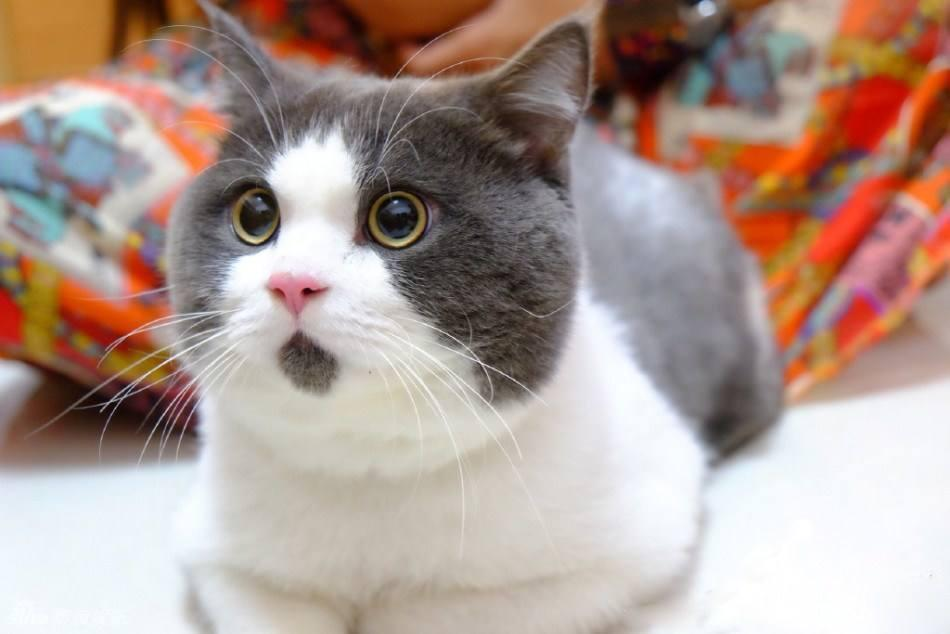
#> input picture segformer-pytorch/datasets/JPEGImages/1.jpg, 950 x 634 px, given as the content of the folder VOCdevkit/VOC2007/JPEGImages_1class, which was not available
$ python data_enhancement.py
#> lines starting #> are read from the running program, lines starting #| are printed output that depends on the picture; after the words box and inside, x2 and y2 are one past the last pixel; in counts of white or black regions, pixels touching at a corner belong together; pictures that were not available may be replaced by others from this repository, and a replacement may not be noted
import cv2
import numpy as np
import random
from PIL import Image, ImageEnhance
import matplotlib.pyplot as plt
import os
from tqdm import tqdm

# 随机缩放
def random_scale(image, label, scale_range=(0.8, 1.2)):

    scale = random.uniform(*scale_range)                                     # 随机生成缩放比例
    height, width = image.shape[:2]                                          # 获取原始图像尺寸
    new_size = (int(width * scale), int(height * scale))                     # 计算新的图像尺寸
    image = cv2.resize(image, new_size, interpolation=cv2.INTER_LINEAR)      # 按新尺寸缩放图像
    label = cv2.resize(label, new_size, interpolation=cv2.INTER_NEAREST)     # 按新尺寸缩放标签图像
    return image, label

# 随机噪音
def random_noise(image, noise_type='salt_pepper', mean=0, var=0.1, amount=0.02):

    if noise_type == 'gaussian':
        # 高斯噪音
        row, col, ch = image.shape
        sigma = var**0.5
        gauss = np.random.normal(mean, sigma, (row, col, ch))
        image = np.clip(image + gauss, 0, 255).astype(np.uint8)

    elif noise_type == 'salt_pepper':
        # 椒盐噪音
        image = np.copy(image)
        num_salt = int(amount * image.size * 0.5)
        num_pepper = int(amount * image.size * 0.5)

        # 添加盐噪声
        salt_coords = [random.randint(0, i-1) for i in image.shape]
        image[salt_coords[0], salt_coords[1], :] = 255

        # 添加胡椒噪声
        pepper_coords = [random.randint(0, i-1) for i in image.shape]
        image[pepper_coords[0], pepper_coords[1], :] = 0

    else:
        raise ValueError("Unsupported noise type. Use 'gaussian' or 'salt_pepper'.")
    return image

# 随机亮度
def random_brightness(image, brightness_range=(0.7, 1.3)):
    enhancer = ImageEnhance.Brightness(Image.fromarray(image))           # 创建亮度增强对象
    brightness = random.uniform(*brightness_range)                       # 在指定范围内生成随机亮度因子
    image = enhancer.enhance(brightness)                                 # 调整图像亮度
    return np.array(image)                                               # 转换图像格式并返回

# 随机翻转
def random_flip(image, label):
    # 随机水平翻转
    if random.random() > 0.5:
        image = cv2.flip(image, 1)
        label = cv2.flip(label, 1)

    # 随机垂直翻转
    if random.random() > 0.5:
        image = cv2.flip(image, 0)
        label = cv2.flip(label, 0)

    return image, label

# 随机裁剪
def random_crop(image, label, crop_size=(256, 256)):
    height, width = image.shape[:2]
    crop_h, crop_w = crop_size                          # 获取图像的高度和宽度

    if height > crop_h and width > crop_w:              # 获取图像的高度和宽度
        top = random.randint(0, height - crop_h)        #  随机生成裁剪的左上角坐标
        left = random.randint(0, width - crop_w)
        image = image[top: top + crop_h, left: left + crop_w]   # 从图像和标签中裁剪出指定大小的区域

        label = label[top: top + crop_h, left: left + crop_w]
    else:
        image = cv2.resize(image, crop_size, interpolation=cv2.INTER_LINEAR)
        label = cv2.resize(label, crop_size, interpolation=cv2.INTER_NEAREST)

    return image, label

# 随机旋转
def random_rotation(image, label, angle_range=(-30, 30)):
    angle = random.uniform(*angle_range)               # 在指定角度范围内随机生成旋转角度
    height, width = image.shape[:2]                    # 获取图像的高度和宽度
    matrix = cv2.getRotationMatrix2D((width // 2, height // 2), angle, 1)        # 计算旋转矩阵
    image = cv2.warpAffine(image, matrix, (width, height), flags=cv2.INTER_LINEAR, borderMode=cv2.BORDER_REFLECT)    # 应用旋转变换到图像
    label = cv2.warpAffine(label, matrix, (width, height), flags=cv2.INTER_NEAREST, borderMode=cv2.BORDER_REFLECT)   # 应用旋转变换到标签
    return image, label                               # 返回旋转后的图像和标签

def augment_image_and_label(image_path, label_path, crop_size=(256, 256)):
#> called with crop_size = (256, 256)
    image = cv2.imread(image_path)
#> image is the input picture: shape (634, 950, 3); mean B, G, R 145.1, 153.6, 174.3
    label = cv2.imread(label_path, 0)  # 读取标签图像，灰度模式
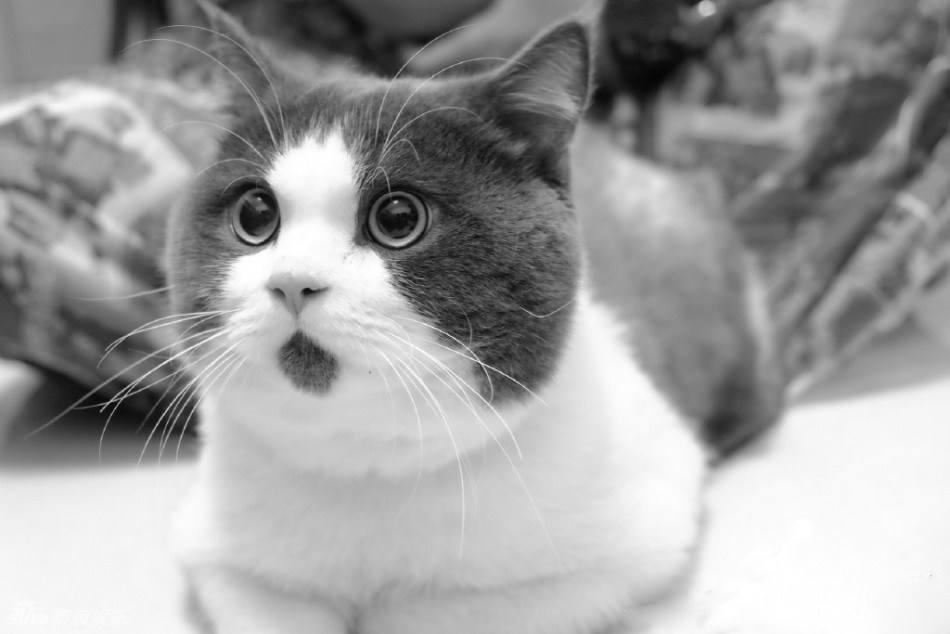
#> label: shape (634, 950); min 0, max 255, mean 158.8

    # 随机缩放
    image, label = random_scale(image, label)

    # 随机亮度
    image = random_brightness(image)
#> in random_brightness, `image = enhancer.enhance(brightness)`:
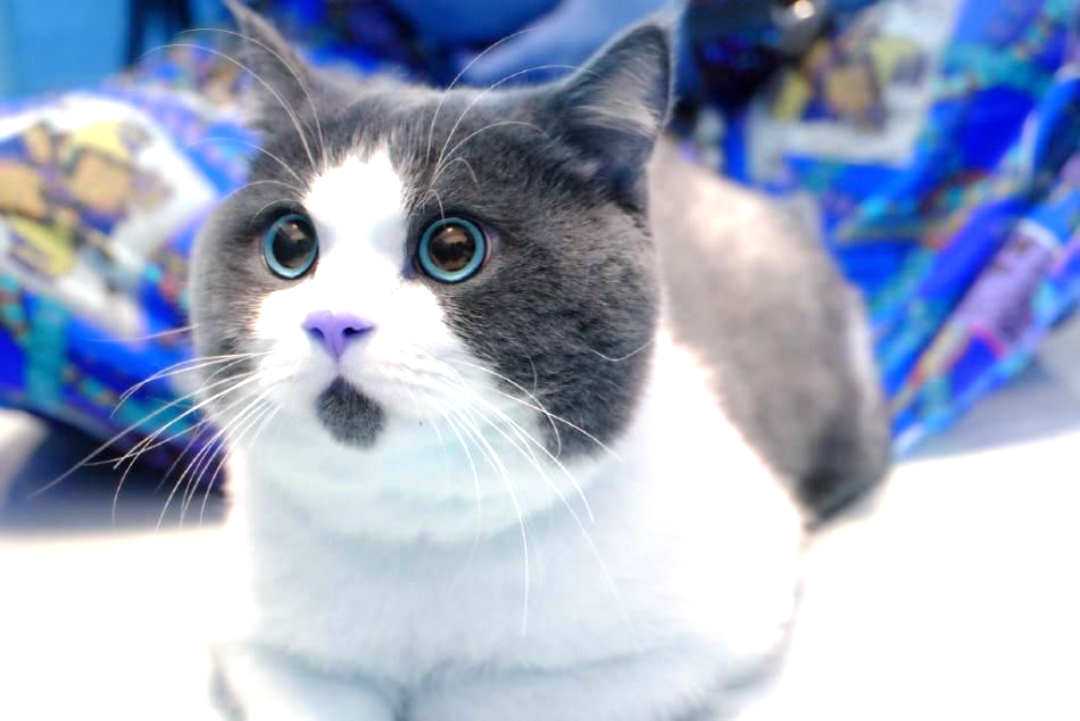
#> image: PIL image 1080x721 RGB; mean R, G, B 160.3, 171.1, 195.4

    # 随机翻转
    image, label = random_flip(image, label)

    # 随机旋转
    image, label = random_rotation(image, label)
#> in random_rotation, `image = cv2.warpAffine(image, matrix, (width, height), flags=cv2.INTER..`:
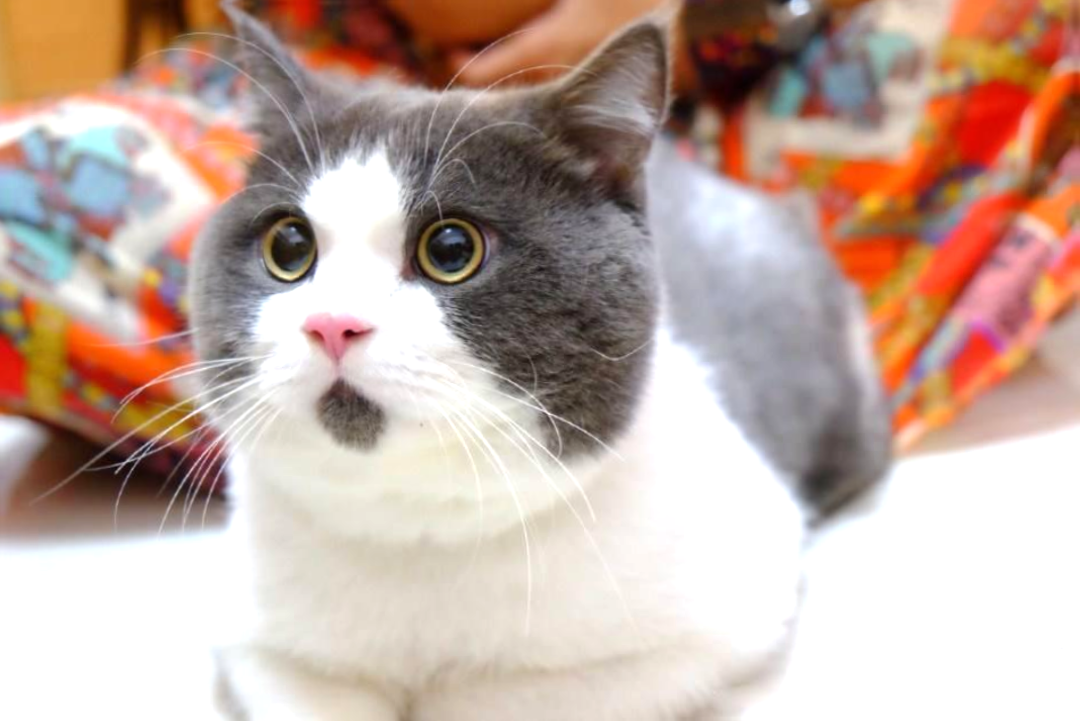
#> image: shape (721, 1080, 3); mean of channels 0, 1, 2 160.1, 171, 195.3; drawn as B, G, R
#> in random_rotation, `label = cv2.warpAffine(label, matrix, (width, height), flags=cv2.INTER..`:
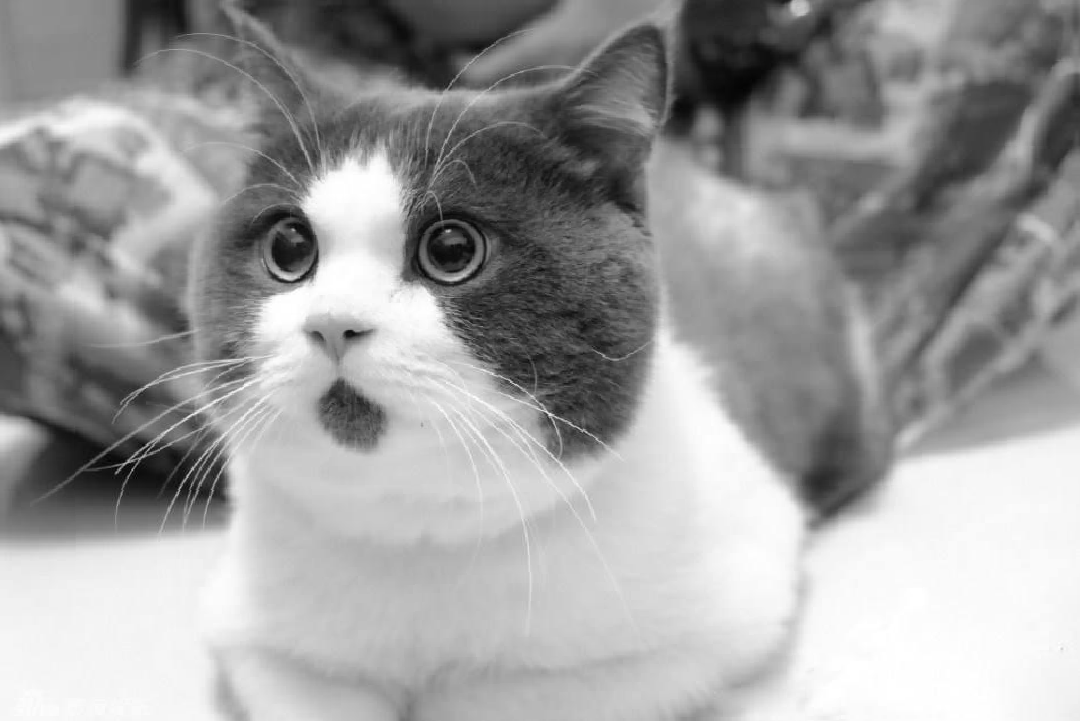
#> label: shape (721, 1080); min 0, max 255, mean 158.6

    # 随机裁剪
    #image, label = random_crop(image, label, crop_size)

    # 随机噪音
    image = random_noise(image)
#> in random_noise, `image[salt_coords[0], salt_coords[1], :] = 255`: image: shape (721, 1080, 3); under 0.01% of pixels changed, all inside (x1, y1, x2, y2) = (621, 414, 622, 415)
#> in random_noise, `image[pepper_coords[0], pepper_coords[1], :] = 0`: image: shape (721, 1080, 3); mean of channels 0, 1, 2 160.1, 171, 195.3

    return image, label


# 获取文件路径
image_path = "VOCdevkit/VOC2007/JPEGImages_1class"
label_path = "VOCdevkit/VOC2007/SegmentationClass_1class"

# 增强后输出保存的文件路径
image_enhance_path = 'VOCdevkit/VOC2007/JPEGImages'
label_enhance_path = 'VOCdevkit/VOC2007/SegmentationClass'

# 如果增强后的文件夹不存在，创建它们
os.makedirs(image_enhance_path,exist_ok=True)
os.makedirs(label_enhance_path,exist_ok=True)

# 获取文件夹中所有的文件
file_list_image = sorted(os.listdir(image_path))
print(file_list_image)
file_list_label = sorted(os.listdir(label_path))

enhanced_num = 4

# 遍历文件列表,确保文件列表长度相同，并一一对应
for i in tqdm(range(enhanced_num),desc = "Processing images"):
    for file_name_image,file_name_label in zip(file_list_image,file_list_label):
    # for file_name_image, file_name_label in zip(file_list_image, file_list_label):
        # 拼接文件路径
        file_path_image = os.path.join(image_path, file_name_image)
        file_path_label = os.path.join(label_path,file_name_label)

        augmented_image, augmented_label = augment_image_and_label(file_path_image, file_path_label)

        output_name_image = file_name_image[:-4]+'_enhanced_'+str(i)+'.jpg'
        output_name_label = file_name_label[:-4] + '_enhanced_' + str(i) + '.png'

        print(output_name_image)

        # 保存增强后的图像和标签
        cv2.imwrite(os.path.join(image_enhance_path, output_name_image), augmented_image)
        cv2.imwrite(os.path.join(label_enhance_path, output_name_label), augmented_label)

print("数据增强完成！")
